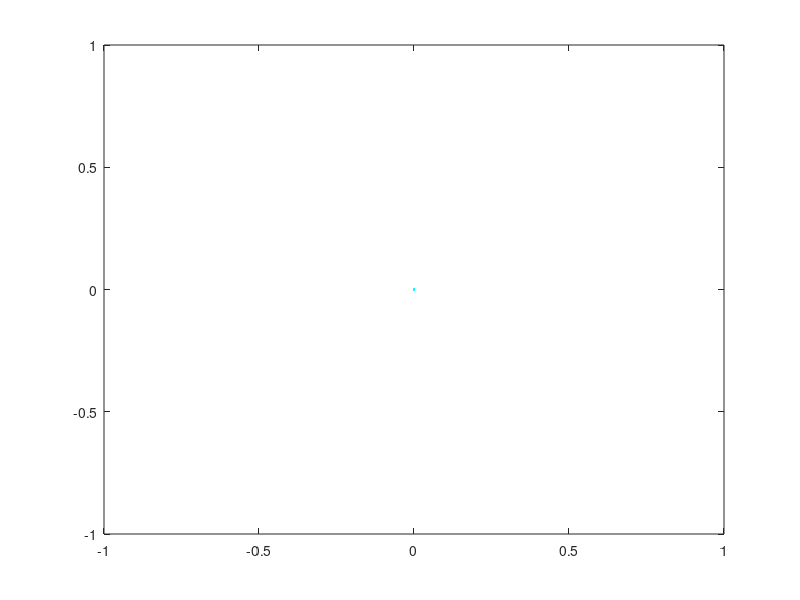

Write MATLAB code to recreate this figure. (Note: this script raises an error after producing the figure.)
clear all
close all
clc
%%   Genetic Algorithm Parameters...

A = xlsread('strike.xls');

a=0.97;
Pn = 100;
Pc = 0.8;
Pm = 0.2; 
Nmax = 100;

plot(0,0,'c.');
hold;

nodes = length(A);
%% Population init.
pop = InitPop( A, a, Pn );

pause
for i=1:Nmax
    i
%%  crossover 

pop1 = crossover(A, pop, Pc, a);

%%  Mutation

pop2 = Mutaion(pop, A, Pm, a);

%% filter poputation
pop = filterup(pop1, pop2, A, Pn,i);

end